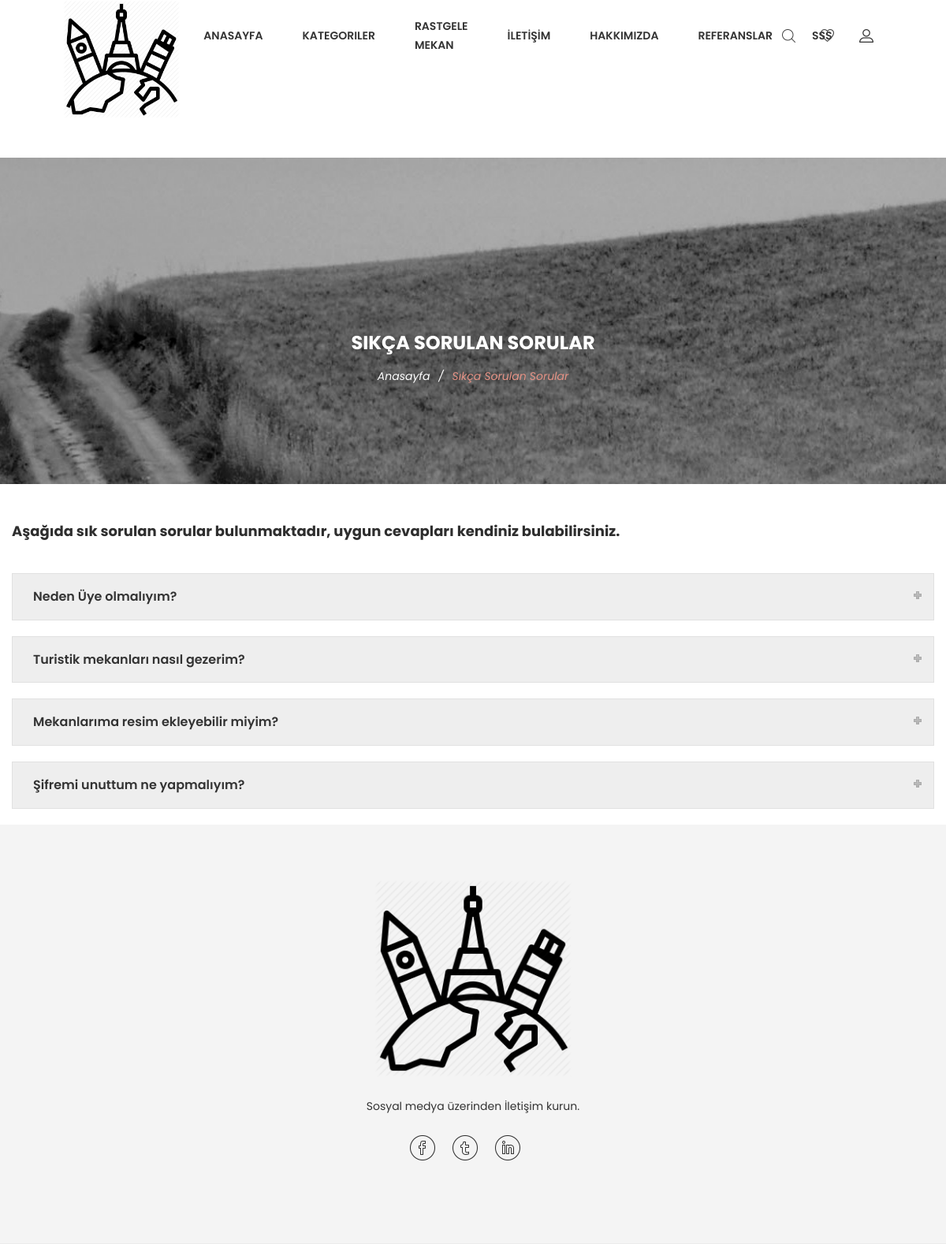
The page /faq/ (signed in) on the database its author committed.
### home/models.py (models this page shows, shortened)
class FAQ(models.Model):
    STATUS = (
        ('True', 'Evet'),
        ('False', 'Hayır'),
    )
    ordernumber = models.IntegerField()
    question = models.CharField(max_length=150)
    answer = models.TextField()
    status = models.CharField(max_length=10, choices=STATUS)
    create_at = models.DateTimeField(auto_now_add=True)
    update_at = models.DateTimeField(auto_now=True)

### home/views.py (the view)
# urls.py: path('faq/', views.faq, name='faq'),
def faq(request):
    fq = FAQ.objects.filter(status='True').order_by('ordernumber')
    setting = Setting.objects.get(pk=1)
    category = Category.objects.all()
    context = {'faq': fq, "setting": setting, 'category': category}
    return render(request, 'SSS.html', context)

### home/templates/SSS.html (shortened to what this page needs)
{% extends 'HomeBase.html' %}
{% block body %}
    <div class="ht__bradcaump__area bg-image--5">
        <div class="container">
            <div class="row">
                <div class="col-lg-12">
                    <div class="bradcaump__inner text-center">
                        <h2 class="bradcaump-title">Sıkça Sorulan Sorular</h2>
                        <nav class="bradcaump-content">
                            <a class="breadcrumb_item" href="/">Anasayfa</a>
                            <span class="brd-separetor">/</span>
                            <span class="breadcrumb_item active">Sıkça Sorulan Sorular</span>
                        </nav>
                    </div>
                </div>
            </div>
        </div>
    </div>
    <div class="container">
        <div class="row">
            <div class="col-lg-12">
                <br>
                <br>
                <div class="wn__accordeion__content">
                    <h2>Aşağıda sık sorulan sorular bulunmaktadır, uygun cevapları kendiniz bulabilirsiniz.</h2>
                </div>
                <div id="accordion" class="wn_accordion" role="tablist">
                    {% for fq in faq %}
                        <div class="card">
                            <div class="acc-header" role="tab" id="a{{ fq.id }}">
                                <h5>
                                    <a data-toggle="collapse" href="#b{{ fq.id }}" role="button" aria-expanded="false"
                                       aria-controls="b{{ fq.id }}" class="collapsed">{{ fq.question }}</a>
                                </h5>
                            </div>
                        </div>
                    {% endfor %}
                </div>
            </div>
        </div>
    </div>
    </div>
{% endblock %}

### rows shown on the page
FAQ: question "Neden Üye olmalıyım?"
FAQ: question "Turistik mekanları nasıl gezerim?"
FAQ: question "Mekanlarıma resim ekleyebilir miyim?"
FAQ: question "Şifremi unuttum ne yapmalıyım?"
